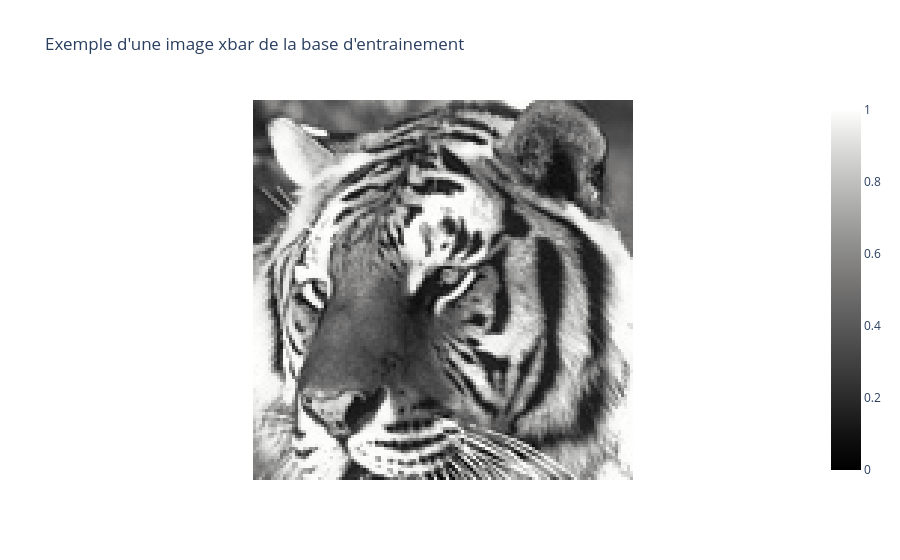

Notebook source saved alongside this figure:
### Code cell
# exemple
Nex = 9
xbar_ex, image_id = train_bsds[Nex]

fig = px.imshow(
            optim.torchImg2Numpy(xbar_ex), 
            range_color=[0,1], 
            color_continuous_scale='gray', 
            title="Exemple d'une image xbar de la base d'entrainement"
        )
fig.update_xaxes(showticklabels=False)
fig.update_yaxes(showticklabels=False)
fig.show()

### Figure 1 — Plotly figure (JSON) as saved in the notebook; plotly's stock layout.template omitted (floating-point values rounded to 4 significant figures; data arrays with more than 128 entries replaced by an {"elided": "..."} marker saying what was removed)
{"data": [{"coloraxis": "coloraxis", "hovertemplate": "x: %{x}<br>y: %{y}<br>color: %{z}<extra></extra>", "name": "0", "type": "heatmap", "xaxis": "x", "yaxis": "y", "z": {"elided": "128x128 float values"}}], "layout": {"coloraxis": {"cmax": 1, "cmin": 0, "colorscale": [[0, "rgb(0, 0, 0)"], [0.09091, "rgb(16, 16, 16)"], [0.1818, "rgb(38, 38, 38)"], [0.2727, "rgb(59, 59, 59)"], [0.3636, "rgb(81, 80, 80)"], [0.4545, "rgb(102, 101, 101)"], [0.5455, "rgb(124, 123, 122)"], [0.6364, "rgb(146, 146, 145)"], [0.7273, "rgb(171, 171, 170)"], [0.8182, "rgb(197, 197, 195)"], [0.9091, "rgb(224, 224, 223)"], [1, "rgb(254, 254, 253)"]]}, "title": {"text": "Exemple d'une image xbar de la base d'entrainement"}, "xaxis": {"anchor": "y", "constrain": "domain", "domain": [0, 1], "scaleanchor": "y", "showticklabels": false}, "yaxis": {"anchor": "x", "autorange": "reversed", "constrain": "domain", "domain": [0, 1], "showticklabels": false}}}
